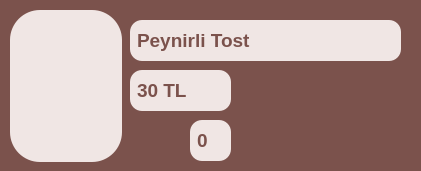
          <widget class="QGroupBox" name="gb_peynirli_tost">
           <property name="minimumSize">
            <size>
             <width>421</width>
             <height>171</height>
            </size>
           </property>
           <property name="maximumSize">
            <size>
             <width>421</width>
             <height>171</height>
            </size>
           </property>
           <property name="styleSheet">
            <string notr="true">QGroupBox {
    background-color:  #7b524c;
    color: #7b524c;
    border-radius: 12px;
    font-size: 14pt;
    padding: 5px;
}</string>
           </property>
           <property name="title">
            <string>GroupBox</string>
           </property>
           <widget class="QLineEdit" name="le_urun_adi_adedi_peynirli_market">
            <property name="enabled">
             <bool>false</bool>
            </property>
            <property name="geometry">
             <rect>
              <x>130</x>
              <y>20</y>
              <width>271</width>
              <height>41</height>
             </rect>
            </property>
            <property name="font">
             <font>
              <pointsize>14</pointsize>
              <weight>75</weight>
              <bold>true</bold>
             </font>
            </property>
            <property name="styleSheet">
             <string notr="true">QLineEdit {
    background-color: #f0e6e4;
    color: #7b524c;
    border-radius: 12px;
    font-size: 14pt;
    padding: 5px;
	bond;
}</string>
            </property>
            <property name="text">
             <string>Peynirli Tost</string>
            </property>
           </widget>
           <widget class="QLineEdit" name="le_urun_fiyati_adedi_karisik_market_2">
            <property name="enabled">
             <bool>false</bool>
            </property>
            <property name="geometry">
             <rect>
              <x>130</x>
              <y>70</y>
              <width>101</width>
              <height>41</height>
             </rect>
            </property>
            <property name="font">
             <font>
              <pointsize>14</pointsize>
              <weight>75</weight>
              <bold>true</bold>
             </font>
            </property>
            <property name="styleSheet">
             <string notr="true">QLineEdit {
    background-color: #f0e6e4;
    color: #7b524c;
    border-radius: 12px;
    font-size: 14pt;
    padding: 5px;
	bond;
}</string>
            </property>
            <property name="text">
             <string>30 TL</string>
            </property>
           </widget>
           <widget class="QPushButton" name="btn_urun_adedi_eksiltme_peynirli_tost_market">
            <property name="geometry">
             <rect>
              <x>130</x>
              <y>120</y>
              <width>51</width>
              <height>41</height>
             </rect>
            </property>
            <property name="styleSheet">
             <string notr="true">QPushButton {
    background-color: rgba(0, 0, 0, 0);
    border: none;
}</string>
            </property>
            <property name="text">
             <string/>
            </property>
            <property name="icon">
             <iconset>
              <normaloff>icon/minus.png</normaloff>icon/minus.png</iconset>
            </property>
            <property name="iconSize">
             <size>
              <width>40</width>
              <height>40</height>
             </size>
            </property>
           </widget>
           <widget class="QPushButton" name="btn_urun_adedi_arttirma_peynirli_tost_market">
            <property name="geometry">
             <rect>
              <x>240</x>
              <y>120</y>
              <width>51</width>
              <height>41</height>
             </rect>
            </property>
            <property name="styleSheet">
             <string notr="true">QPushButton {
    background-color: rgba(0, 0, 0, 0);
    border: none;
}</string>
            </property>
            <property name="text">
             <string/>
            </property>
            <property name="icon">
             <iconset>
              <normaloff>icon/add.png</normaloff>icon/add.png</iconset>
            </property>
            <property name="iconSize">
             <size>
              <width>40</width>
              <height>40</height>
             </size>
            </property>
           </widget>
           <widget class="QLineEdit" name="le_urun_adedi_peynirli_tost_market">
            <property name="enabled">
             <bool>false</bool>
            </property>
            <property name="geometry">
             <rect>
              <x>190</x>
              <y>120</y>
              <width>41</width>
              <height>41</height>
             </rect>
            </property>
            <property name="font">
             <font>
              <pointsize>14</pointsize>
              <weight>75</weight>
              <bold>true</bold>
             </font>
            </property>
            <property name="styleSheet">
             <string notr="true">QLineEdit {
    background-color: #f0e6e4;
    color: #7b524c;
    border-radius: 12px;
    font-size: 14pt;
    padding: 5px;
	bond;
}</string>
            </property>
            <property name="text">
             <string>0</string>
            </property>
           </widget>
           <widget class="QPushButton" name="btn_urun_arka_plani_peynirli_tost_market">
            <property name="enabled">
             <bool>false</bool>
            </property>
            <property name="geometry">
             <rect>
              <x>10</x>
              <y>10</y>
              <width>112</width>
              <height>152</height>
             </rect>
            </property>
            <property name="minimumSize">
             <size>
              <width>0</width>
              <height>0</height>
             </size>
            </property>
            <property name="maximumSize">
             <size>
              <width>100000</width>
              <height>1000000</height>
             </size>
            </property>
            <property name="palette">
             <palette>
              <active>
               <colorrole role="WindowText">
                <brush brushstyle="SolidPattern">
                 <color alpha="255">
                  <red>252</red>
                  <green>237</green>
                  <blue>214</blue>
                 </color>
                </brush>
               </colorrole>
               <colorrole role="Button">
                <brush brushstyle="SolidPattern">
                 <color alpha="255">
                  <red>240</red>
                  <green>230</green>
                  <blue>228</blue>
                 </color>
                </brush>
               </colorrole>
               <colorrole role="Text">
                <brush brushstyle="SolidPattern">
                 <color alpha="255">
                  <red>252</red>
                  <green>237</green>
                  <blue>214</blue>
                 </color>
                </brush>
               </colorrole>
               <colorrole role="ButtonText">
                <brush brushstyle="SolidPattern">
                 <color alpha="255">
                  <red>252</red>
                  <green>237</green>
                  <blue>214</blue>
                 </color>
                </brush>
               </colorrole>
               <colorrole role="Base">
                <brush brushstyle="SolidPattern">
                 <color alpha="255">
                  <red>240</red>
                  <green>230</green>
                  <blue>228</blue>
                 </color>
                </brush>
               </colorrole>
               <colorrole role="Window">
                <brush brushstyle="SolidPattern">
                 <color alpha="255">
                  <red>240</red>
                  <green>230</green>
                  <blue>228</blue>
                 </color>
                </brush>
               </colorrole>
              </active>
              <inactive>
               <colorrole role="WindowText">
                <brush brushstyle="SolidPattern">
                 <color alpha="255">
                  <red>252</red>
                  <green>237</green>
                  <blue>214</blue>
                 </color>
                </brush>
               </colorrole>
               <colorrole role="Button">
                <brush brushstyle="SolidPattern">
                 <color alpha="255">
                  <red>240</red>
                  <green>230</green>
                  <blue>228</blue>
                 </color>
                </brush>
               </colorrole>
               <colorrole role="Text">
                <brush brushstyle="SolidPattern">
                 <color alpha="255">
                  <red>252</red>
                  <green>237</green>
                  <blue>214</blue>
                 </color>
                </brush>
               </colorrole>
               <colorrole role="ButtonText">
                <brush brushstyle="SolidPattern">
                 <color alpha="255">
                  <red>252</red>
                  <green>237</green>
                  <blue>214</blue>
                 </color>
                </brush>
               </colorrole>
               <colorrole role="Base">
                <brush brushstyle="SolidPattern">
                 <color alpha="255">
                  <red>240</red>
                  <green>230</green>
                  <blue>228</blue>
                 </color>
                </brush>
               </colorrole>
               <colorrole role="Window">
                <brush brushstyle="SolidPattern">
                 <color alpha="255">
                  <red>240</red>
                  <green>230</green>
                  <blue>228</blue>
                 </color>
                </brush>
               </colorrole>
              </inactive>
              <disabled>
               <colorrole role="WindowText">
                <brush brushstyle="SolidPattern">
                 <color alpha="255">
                  <red>252</red>
                  <green>237</green>
                  <blue>214</blue>
                 </color>
                </brush>
               </colorrole>
               <colorrole role="Button">
                <brush brushstyle="SolidPattern">
                 <color alpha="255">
                  <red>240</red>
                  <green>230</green>
                  <blue>228</blue>
                 </color>
                </brush>
               </colorrole>
               <colorrole role="Text">
                <brush brushstyle="SolidPattern">
                 <color alpha="255">
                  <red>252</red>
                  <green>237</green>
                  <blue>214</blue>
                 </color>
                </brush>
               </colorrole>
               <colorrole role="ButtonText">
                <brush brushstyle="SolidPattern">
                 <color alpha="255">
                  <red>252</red>
                  <green>237</green>
                  <blue>214</blue>
                 </color>
                </brush>
               </colorrole>
               <colorrole role="Base">
                <brush brushstyle="SolidPattern">
                 <color alpha="255">
                  <red>240</red>
                  <green>230</green>
                  <blue>228</blue>
                 </color>
                </brush>
               </colorrole>
               <colorrole role="Window">
                <brush brushstyle="SolidPattern">
                 <color alpha="255">
                  <red>240</red>
                  <green>230</green>
                  <blue>228</blue>
                 </color>
                </brush>
               </colorrole>
              </disabled>
             </palette>
            </property>
            <property name="font">
             <font>
              <family>Arial Black</family>
              <pointsize>16</pointsize>
              <weight>75</weight>
              <bold>true</bold>
             </font>
            </property>
            <property name="cursor">
             <cursorShape>ArrowCursor</cursorShape>
            </property>
            <property name="contextMenuPolicy">
             <enum>Qt::DefaultContextMenu</enum>
            </property>
            <property name="styleSheet">
             <string notr="true">QPushButton {
    background-color: #f0e6e4;
    border-radius: 30px;

}

</string>
            </property>
            <property name="text">
             <string/>
            </property>
           </widget>
           <widget class="QLabel" name="lb_urun_icon_peynirli_tost_market">
            <property name="geometry">
             <rect>
              <x>15</x>
              <y>40</y>
              <width>101</width>
              <height>101</height>
             </rect>
            </property>
            <property name="styleSheet">
             <string notr="true">QLbel{
background-color: #f0e6e4;

}

</string>
            </property>
            <property name="text">
             <string/>
            </property>
            <property name="pixmap">
             <pixmap>icon/sandwich_2616971.png</pixmap>
            </property>
            <property name="scaledContents">
             <bool>true</bool>
            </property>
           </widget>
          </widget>
